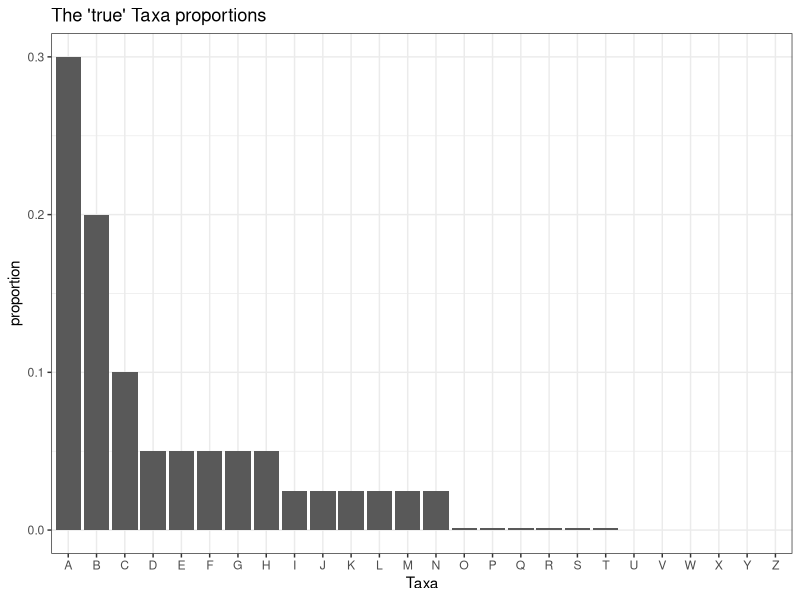
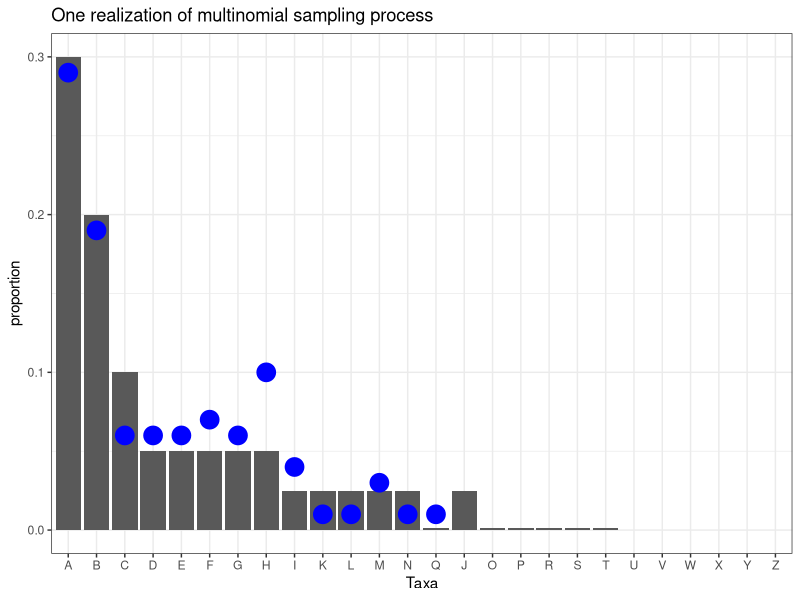
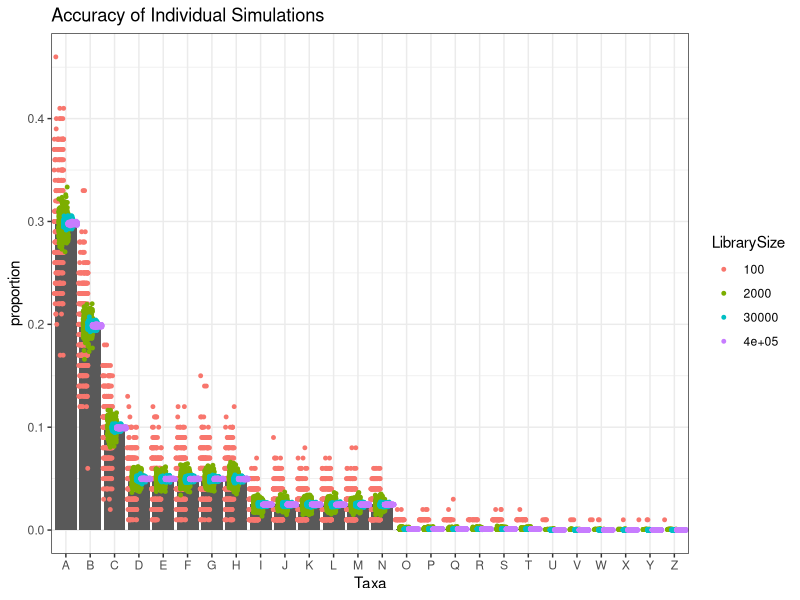
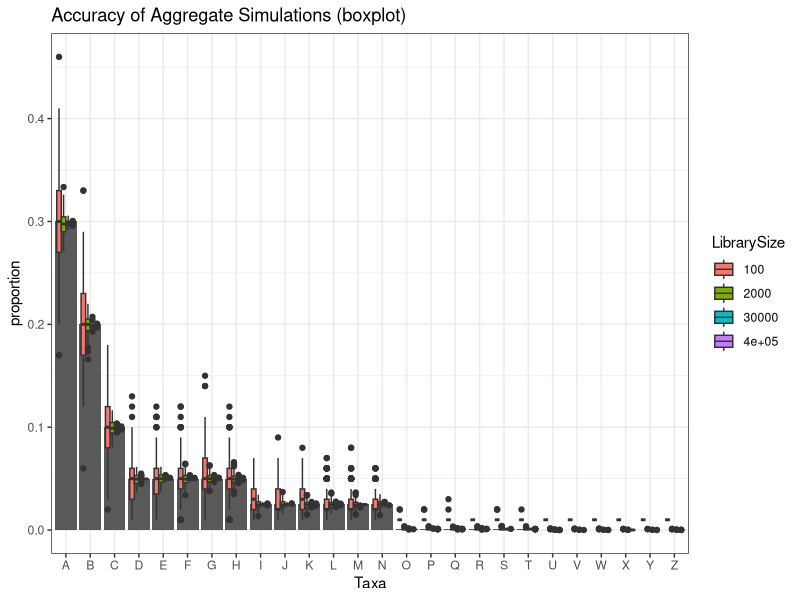
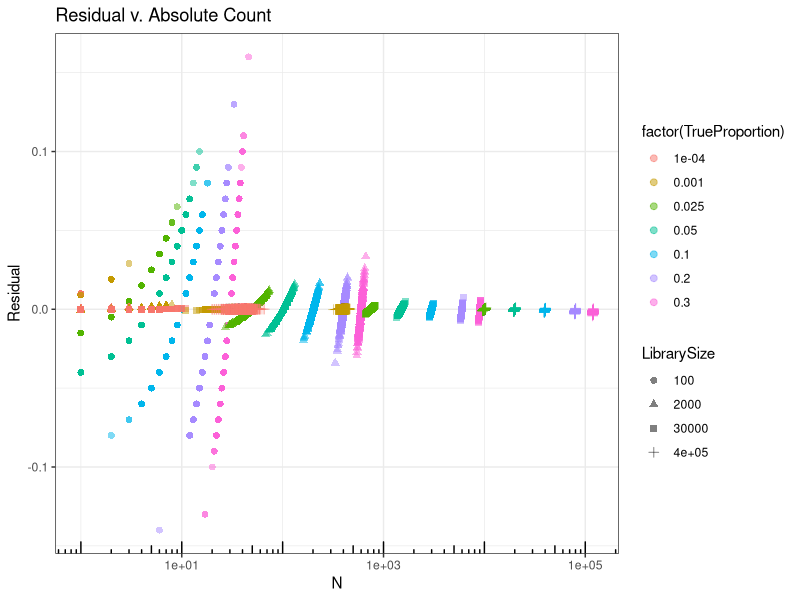
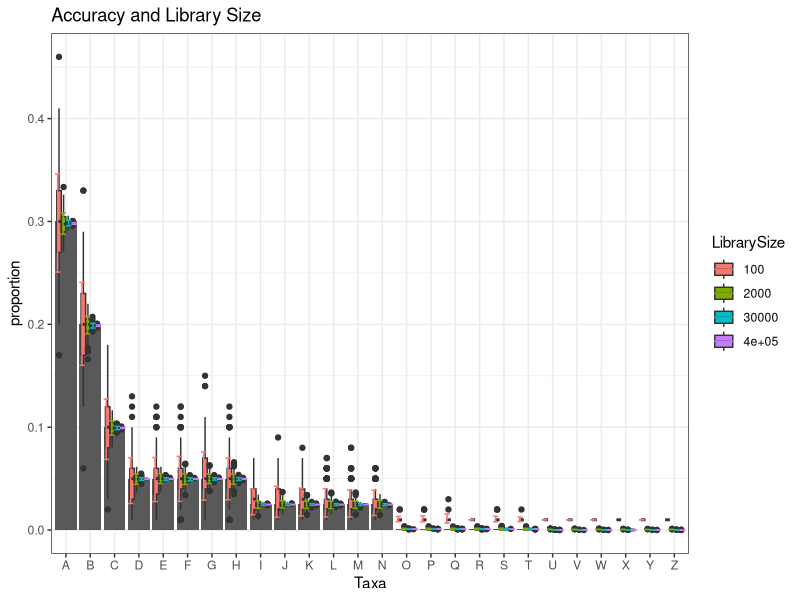
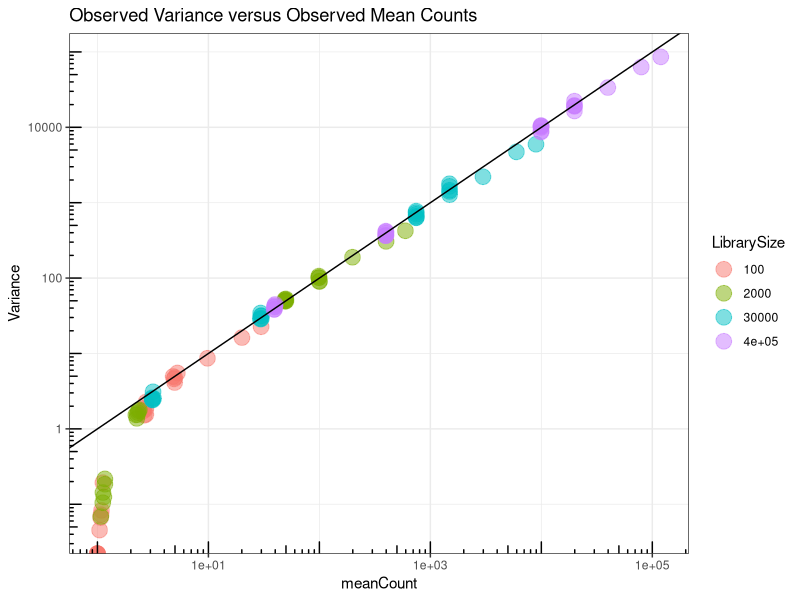
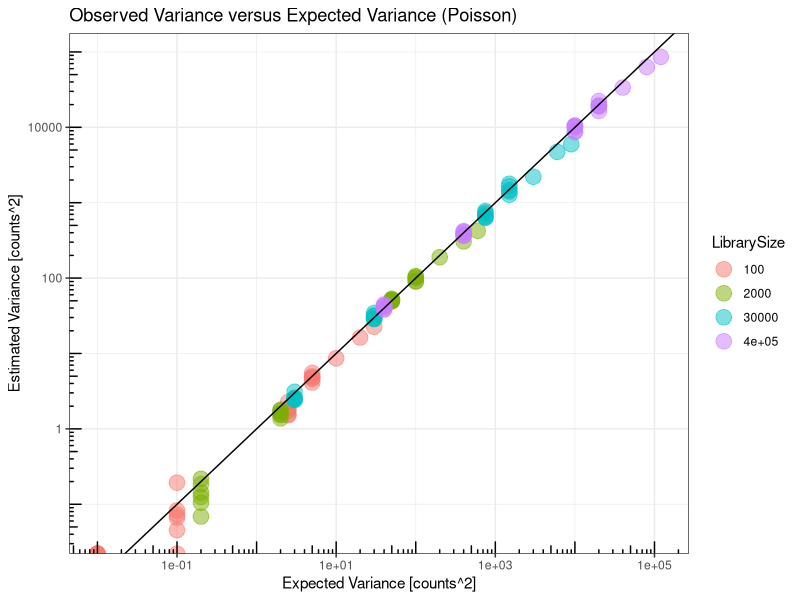

These charts were generated, in order, by the following R code:
## ---- chunk 1
library("ggplot2"); packageVersion("ggplot2")
theme_set(theme_bw())
library("plyr"); packageVersion("plyr")
library("data.table"); packageVersion("data.table")
set.seed(711L)
## ---- chunk 2
OTUproportions = c(0.3, 0.2, 0.1,
                   rep(0.05, 5), 
                   rep(0.025, 6), 
                   rep(0.001, 6), 
                   rep(0.0001, 6))
names(OTUproportions) <- LETTERS[1:length(OTUproportions)]
OTUproportions
sum(OTUproportions)
# Plot it to be clear.
spdf = data.frame(proportion=OTUproportions, Taxa=names(OTUproportions))
p = ggplot(spdf, aes(Taxa, proportion)) + geom_bar(stat="identity") 
p + ggtitle("The 'true' Taxa proportions")
## ---- chunk 3
sim1 = sample(x=names(OTUproportions), size=100, replace=TRUE, prob=OTUproportions)
sim1
sim1df = data.frame(table(sim1))
sim1df
sim1df$proportion <- sim1df$Freq/sum(sim1df$Freq)
colnames(sim1df)[1] <- "Taxa"
# Add simulated proportions to the plot of the true proportions.
title = "One realization of multinomial sampling process"
p + geom_point(data=sim1df, color="blue", size=6) +
  ggtitle(title)
## ---- chunk 4
simulate_community = function(props, size){
  # props = OTUproportions
  # size = 100
  simi = sample(x=names(props), size=size, replace=TRUE, prob=props)
  simidf = data.table(table(simi))
  simidf[, proportion := N / sum(N, na.rm = TRUE)]
  setnames(simidf, "simi", "Taxa")
  return(simidf)
}
# Test the function
show(simulate_community(OTUproportions, 200))
# Repeat twice, store as list
replicate(2, simulate_community(OTUproportions, 100), simplify = FALSE)
## ---- chunk 5
N = 300
LibrarySizes = c(100, 2000, 30000, 400000)
bigdt = rbindlist(lapply(X = LibrarySizes, FUN = function(libsz){
  listi = replicate(N, simulate_community(OTUproportions, libsz), simplify=FALSE)
  dti = rbindlist(listi)
  dti[, LibrarySize := as.character(libsz)]
  return(dti)
}))
## ---- chunk 6
title = "Accuracy of Individual Simulations"
p + geom_point(aes(color=LibrarySize, fill=LibrarySize), data=bigdt,
               position=position_jitterdodge(), size=1) + 
  ggtitle(title)
title = "Accuracy of Aggregate Simulations (boxplot)"
p + geom_boxplot(aes(fill=LibrarySize),
                 data=bigdt, 
                 position="dodge") +
  ggtitle(title)
## ---- chunk 7
bigdt[, TrueProportion := spdf[Taxa, "proportion"]]
bigdt[, Residual := proportion - TrueProportion]
bigdt[, Error := abs(Residual)]
bigdt[, StdErr := Residual / proportion]
## ---- chunk 8
ggplot(bigdt, aes(x = N,
                  y = Residual,
                  color = factor(TrueProportion),
                  shape = LibrarySize)) + 
  geom_point(size = 2, alpha = 0.5) + 
  scale_x_log10() + 
  annotation_logticks(sides = "b") +
  ggtitle("Residual v. Absolute Count")
## ---- chunk 9
# Summarize by trial and Taxa
bigdt2 = ddply(bigdt, c("LibrarySize", "Taxa"), function(x){
  data.frame(Variance = var(x$N),
             standardDeviation = sd(x$N),
             meanCount = mean(x$N),
             meanProp = mean(x$proportion),
             L = as.integer(x$LibrarySize[1])
             )
})
bigdt2 <- data.table(bigdt2)
bigdt2[, TrueProportion := spdf[Taxa, "proportion"]]
bigdt2[, cv := Variance / as.numeric(LibrarySize)]
## ---- chunk 10
# Plots
title = "Accuracy and Library Size"
p + geom_boxplot(aes(fill=LibrarySize), data=bigdt, position="dodge") +
  geom_errorbar(data=bigdt2, position="dodge",
                aes(x=Taxa, y=NULL, colour=LibrarySize,
                    ymax=meanProp+standardDeviation/L,
                    ymin=meanProp-standardDeviation/L)) + 
  ggtitle(title)

title = "Observed Variance versus Observed Mean Counts"
ggplot(data = bigdt2, 
       mapping = aes(x = meanCount,
                     y = Variance,
                     colour=LibrarySize)) + 
  geom_point(size=5, alpha=0.5) + 
  geom_abline(intercept = 0, slope = 1) + 
  scale_y_log10() + 
  scale_x_log10() + 
  annotation_logticks(sides = "lb") +
  ggtitle(title)

title = "Observed Variance versus Expected Variance (Poisson)"
ggplot(bigdt2, aes(L*TrueProportion, Variance, color=LibrarySize)) + geom_point(size=5, alpha=0.5) + 
  geom_abline(intercept = 0, slope = 1) + 
  scale_y_log10() + 
  scale_x_log10() + 
  annotation_logticks(sides = "lb") +
  xlab("Expected Variance [counts^2]") + 
  ylab("Estimated Variance [counts^2]") +
  ggtitle(title)
## ---- chunk 11
title = "Weak error dependency on proportion value"
ggplot(data = bigdt2, 
       mapping = aes(x = TrueProportion,
                     y = abs(TrueProportion - meanCount/L) / TrueProportion,
                     color = LibrarySize)) + 
  geom_point(size=5, alpha=0.5) + 
  scale_y_log10() + 
  scale_x_log10() + 
  annotation_logticks(sides = "lb") +
  xlab("Observed Proportion") + 
  ylab("Error [Proportion]") +
  ggtitle(title)
## ---- chunk 12
title = "Weak error dependency on proportion"
ggplot(data = bigdt, 
       mapping = aes(x = proportion, 
                     y = log2(proportion / TrueProportion), 
                     colour = LibrarySize)) + 
  geom_hline(yintercept = 0, size = 0.25) +
  geom_point(alpha = 0.5) +
  scale_x_log10() +
  ylab("Log2(Observed / Truth)") +
  annotation_logticks(sides = "b") +
  ggtitle(title)
## ---- chunk 13
title = "Error strongly dependent on count"
ggplot(data = bigdt, 
       # mapping = aes(N, StdErr, colour = LibrarySize)) + 
       mapping = aes(N, log2(proportion / TrueProportion), colour = LibrarySize)) + 
  geom_hline(yintercept = 0, size = 0.25) +
  geom_point(alpha = 0.5) +
  ylab("Log2(Observed / Truth)") +
  xlab("Count") +
  scale_x_log10() +
  annotation_logticks(sides = "b") +
  ggtitle(title)
## ---- chunk 14
title = "Error strongly dependent on count"
ggplot(data = bigdt2, 
       mapping = aes(x = meanCount,
                     y = abs(TrueProportion - meanCount/L) / TrueProportion,
                     color=LibrarySize)) + 
  geom_point(size=5, alpha=0.5) + 
  scale_y_log10() + 
  scale_x_log10() + 
  annotation_logticks(sides = "lb") +
  xlab("Mean Count") + 
  ylab("Error [Proportion]") +
  ggtitle(title)
## ---- chunk 15
title = "Variance in Proportion Estimate v. Observed Mean Counts"
ggplot(data = bigdt[, .(meanCount = mean(N),
                        VarProp = var(proportion)), 
                    by = .(LibrarySize, Taxa)], 
       mapping = aes(meanCount, VarProp, colour=LibrarySize)) + 
  geom_point(size=5, alpha=0.5) + 
  # geom_abline(intercept = 0, slope = 1) + 
  scale_y_log10() + 
  scale_x_log10() + 
  annotation_logticks(sides = "lb") +
  ggtitle(title)
